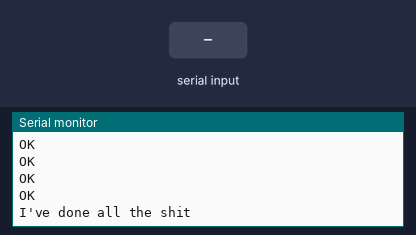
Bench run of a sketch on a simulated Arduino Mega 2560, built with avr-gcc and run on an emulated ATmega2560. Parts: the last lines printed to the serial monitor. The test bench sets the inputs (shaded band). The modem accepts every AT command (registered, SIM ready, sends succeed) and sends nothing else.

Above: at 8.2 s.
8.3 s: "1" received over the second serial link
At 9.5 s:
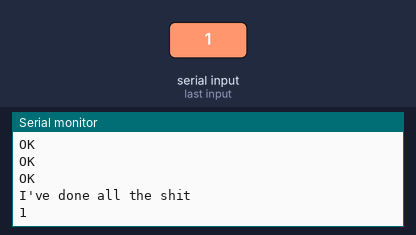
9.8 s: "0" received over the second serial link
At 10.7 s:
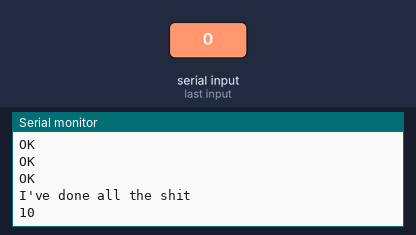

The sketch:

wifisrv.ino
```cpp
#include <SoftwareSerial.h>
#define DEBUG true
//use mega Serial 2 for serial monitor; Serial 1 on pins 19 (RX) and 18 (TX);// Serial2 on pins 17 (RX) and 16 (TX), Serial3 on pins 15 (RX) and 14 (TX).

SoftwareSerial esp8266(10, 11);

void setup()
{
  // Open serial communications and wait for port to open:
  Serial.begin(9600);
  esp8266.begin(9600);
  /*
  esp8266.println("AT+RST");
  delay(5000);
  esp8266.println("AT+CWMODE=3");
  delay(2000);
  esp8266.println("AT+CWSAP=\"VVAP\",\"password\",3,0");
  delay(2000);
  */
  sendData("AT+RST\r\n",2000,DEBUG); // reset module
  sendData("AT+CWMODE=3\r\n",1000,DEBUG); // configure as access point
  sendData("AT+CWSAP=\"ssAP\",\"password\",3,0\r\n",2000,DEBUG);
//  sendData("AT+CIFSR\r\n",1000,DEBUG); // get ip address
  sendData("AT+CIPMUX=1\r\n",1000,DEBUG); // configure for multiple connections
  sendData("AT+CIPSERVER=1,80\r\n",1000,DEBUG); // turn on server on port 80
  Serial.println("I've done all the shit");
}

void loop() // run over and over
{
  //*
  if (esp8266.available()) {
    while(esp8266.available()){
      char c = esp8266.read(); // read the next character.
      Serial.write(c);
    }
  }
  //*/
  //*
  if (Serial.available()) {
    delay(1000);
    String command = "";
    while(Serial.available()){
      // read the most recent byte
      command += (char)Serial.read();
      // ECHO the value that was read, back to the serial port.
    }
    //Serial.println(command);
    esp8266.print(command);
  }
  //*/
}

String sendData(String command, const int timeout, boolean debug)
{
    String response = "";
    esp8266.print(command); // send the read character to the esp8266
    long int time = millis();

    while( (time+timeout) > millis())
    {
      while(esp8266.available())
      {
        // The esp has data so display its output to the serial window
        char c = esp8266.read(); // read the next character.
        response+=c;
      }
    }

    if(debug)
    {
      Serial.print(response);
    }
    return response;
}
```

Measured:
- after the input at 8.3 s, the serial monitor: prints a new line at once (image 1)
- after the input at 9.8 s, the serial monitor: prints a new line at once (image 2)
